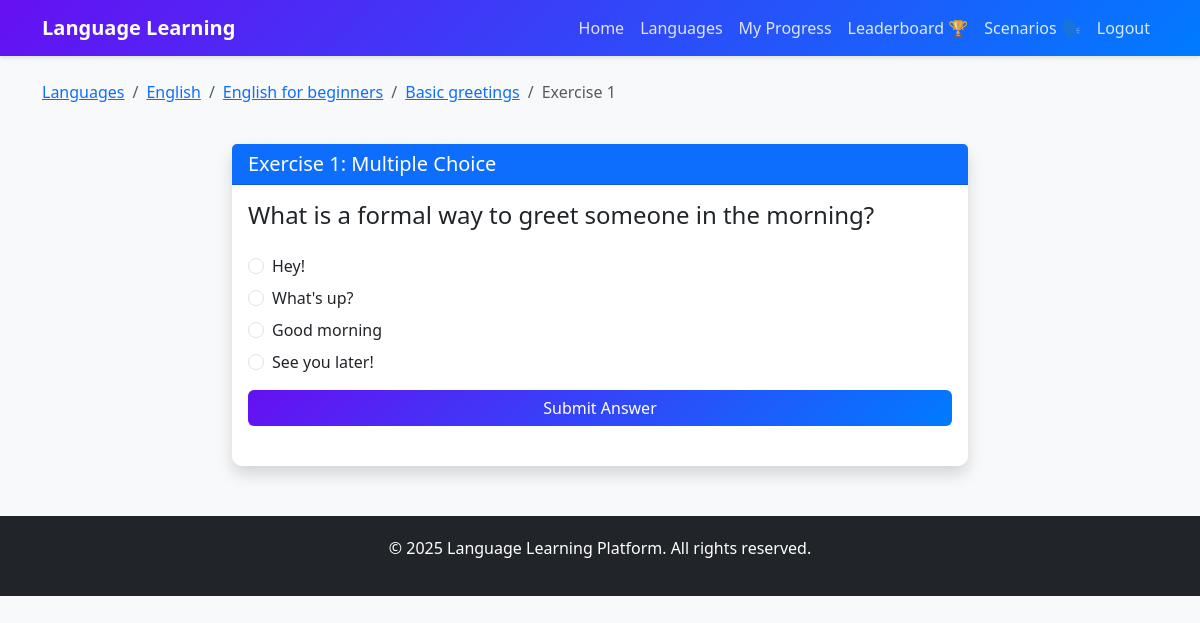
The app's page /exercise/1/ (signed in) with its own data.
### courses/models.py (models this page shows, shortened)
class Exercise(models.Model):
    EXERCISE_TYPES = [
        ('multiple_choice', 'Multiple Choice'),
        ('fill_blank', 'Fill in the Blank'),
        ('translation', 'Translation'),
        ('matching', 'Matching'),
        ('speaking', 'Speaking'),
    ]
    lesson = models.ForeignKey(Lesson, on_delete=models.CASCADE, related_name='exercises')
    type = models.CharField(max_length=20, choices=EXERCISE_TYPES)
    question = models.TextField()
    answer = models.TextField()
    options = models.JSONField(blank=True, null=True)  # For multiple choice or matching
    points = models.PositiveIntegerField(default=10)
    order = models.PositiveIntegerField()
    class Meta:
        ordering = ['order']

class Lesson(models.Model):
    title = models.CharField(max_length=100)
    course = models.ForeignKey(Course, on_delete=models.CASCADE, related_name='lessons')
    content = models.TextField()
    order = models.PositiveIntegerField()
    audio = models.FileField(upload_to='lesson_audio/', blank=True, null=True)
    class Meta:
        ordering = ['order']

class Course(models.Model):
    LEVEL_CHOICES = [
        ('beginner', 'Beginner'),
        ('intermediate', 'Intermediate'),
        ('advanced', 'Advanced'),
    ]
    title = models.CharField(max_length=100)
    description = models.TextField()
    language = models.ForeignKey(Language, on_delete=models.CASCADE, related_name='courses')
    level = models.CharField(max_length=20, choices=LEVEL_CHOICES, default='beginner')
    image = models.ImageField(upload_to='course_images/', blank=True, null=True)
    created_at = models.DateTimeField(auto_now_add=True)
    updated_at = models.DateTimeField(auto_now=True)

class Language(models.Model):
    name = models.CharField(max_length=50)
    code = models.CharField(max_length=10)
    flag_image = models.ImageField(upload_to='language_flags/', blank=True, null=True)

### courses/views.py (the view)
# urls.py: path('exercise/<int:exercise_id>/', views.exercise_detail, name='exercise_detail'),
@login_required
def exercise_detail(request, exercise_id):
    exercise = get_object_or_404(Exercise, id=exercise_id)
    return render(request, 'courses/exercise_detail.html', {
        'exercise': exercise
    })

### courses/templates/courses/exercise_detail.html (shortened to what this page needs)
{% extends 'base.html' %}
{% block content %}
<div class="row mb-4">
    <div class="col-12">
        <nav aria-label="breadcrumb">
            <ol class="breadcrumb">
                <li class="breadcrumb-item"><a href="{% url 'courses:language_list' %}">Languages</a></li>
                <li class="breadcrumb-item"><a href="{% url 'courses:course_list' exercise.lesson.course.language.id %}">{{ exercise.lesson.course.language.name }}</a></li>
                <li class="breadcrumb-item"><a href="{% url 'courses:course_detail' exercise.lesson.course.id %}">{{ exercise.lesson.course.title }}</a></li>
                <li class="breadcrumb-item"><a href="{% url 'courses:lesson_detail' exercise.lesson.id %}">{{ exercise.lesson.title }}</a></li>
                <li class="breadcrumb-item active" aria-current="page">Exercise {{ exercise.order }}</li>
            </ol>
        </nav>
    </div>
</div>
<div class="row justify-content-center">
    <div class="col-md-8">
        <div class="card shadow">
            <div class="card-header bg-primary text-white">
                <h5 class="card-title mb-0">Exercise {{ exercise.order }}: {{ exercise.get_type_display }}</h5>
            </div>
            <div class="card-body">
                <h4 class="mb-4">{{ exercise.question }}</h4>
                <form id="exercise-form" class="mb-4">
                    {% if exercise.type == 'multiple_choice' %}
                    <div class="mb-3">
                        {% for option in exercise.options %}
                        <div class="form-check mb-2">
                            <input class="form-check-input" type="radio" name="answer" id="option{{ forloop.counter }}" value="{{ option }}">
                            <label class="form-check-label" for="option{{ forloop.counter }}">
                                {{ option }}
                            </label>
                        </div>
                        {% endfor %}
                    </div>
                    {% elif exercise.type == 'fill_blank' %}
                    <div class="mb-3">
                        <input type="text" class="form-control" name="answer" placeholder="Your answer">
                    </div>
                    {% elif exercise.type == 'translation' %}
                    <div class="mb-3">
                        <textarea class="form-control" name="answer" rows="3" placeholder="Your translation"></textarea>
                    </div>
                    {% endif %}
                    <div class="d-grid">
                        <button type="submit" class="btn btn-primary">Submit Answer</button>
                    </div>
                </form>
            </div>
        </div>
    </div>
</div>
{% endblock %}
{% block extra_css %}
<link rel="stylesheet" href="https://cdn.jsdelivr.net/npm/bootstrap-icons@1.8.1/font/bootstrap-icons.css">
{% endblock %}

### courses/templates/base.html (style rules this page uses)
body { background-color: #f8f9fa; font-family: 'Segoe UI', Tahoma, Geneva, Verdana, sans-serif; }
.card { border: none; border-radius: 10px; box-shadow: 0 4px 8px rgba(0, 0, 0, 0.05); transition: transform 0.3s ease; }
.btn-primary { background: linear-gradient(135deg, #6610f2 0%, #007bff 100%); border: none; }

### records on screen
Exercise: lesson.course.language.name "English", lesson.course "English for beginners", lesson "Basic greetings", order "1", type "Multiple Choice", question "What is a formal way to greet someone in the morning?"

### other values on screen
{{ option }} "Hey!" "What's up?" "Good morning" "See you later!"
